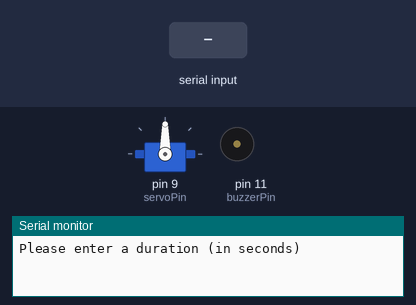
A sketch run on a simulated Arduino Uno, built with avr-gcc and run on an emulated ATmega328P. Shown: servo, buzzer (waves = sounding), the last lines printed to the serial monitor. Inputs (shaded band) come from the test bench.

Above: at 1.2 s.
1.3 s: "90,45\n" received over Serial
At 10.6 s:
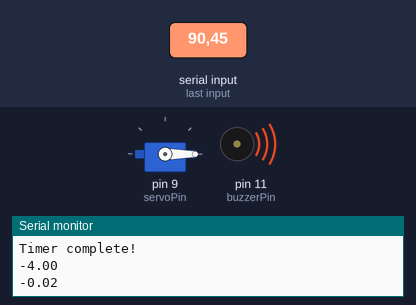
At 12.6 s:
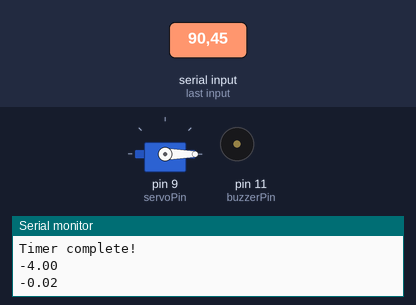
Timing chart, 0 to 14.1 s (numbered marks = the images above; inputs shaded):
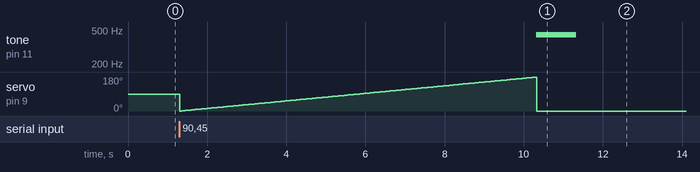

Measured:
- after the input at 1.3 s, tone on pin 11 (buzzerPin): silent → 440 Hz after 9.0 s, → silent 1.0 s later

The sketch:

timertime.ino
```cpp
/*/*
Adafruit Arduino - Lesson 14. Knob
*/

#include <Servo.h>

int potPin = 0;
int servoPin = 9;
int buzzerPin = 11;
Servo servo;

void setup()
{
  Serial.begin(9600);
  servo.attach(servoPin);
  pinMode(buzzerPin, OUTPUT);

  Serial.println("Please enter a duration (in seconds)");

}


void loop()
{
  if (Serial.available())
  {
    float time = Serial.read()-48;
    Serial.println(time);
    float angled = (time/180);
    Serial.println(angled);
    servo.write(0);
    int addtoservo = 0;

    for (int i = 0; i<180; i++){
      delay(angled*1000);
      addtoservo += 1;
      servo.write(addtoservo);
    }
    Serial.println("Timer complete!");
    tone(buzzerPin, 440, 1000);
  }
}
```
